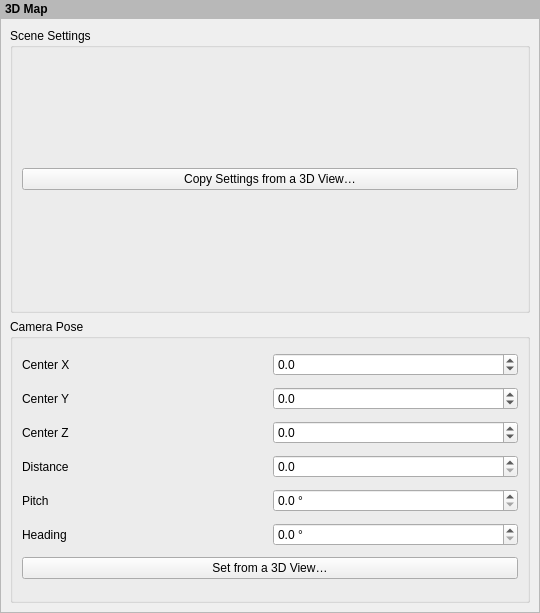
<?xml version="1.0" encoding="UTF-8"?>
<ui version="4.0">
 <class>QgsLayout3DMapWidgetBase</class>
 <widget class="QWidget" name="QgsLayout3DMapWidgetBase">
  <property name="geometry">
   <rect>
    <x>0</x>
    <y>0</y>
    <width>540</width>
    <height>613</height>
   </rect>
  </property>
  <property name="windowTitle">
   <string>3D Map</string>
  </property>
  <layout class="QVBoxLayout" name="verticalLayout_2">
   <property name="spacing">
    <number>0</number>
   </property>
   <property name="leftMargin">
    <number>0</number>
   </property>
   <property name="topMargin">
    <number>0</number>
   </property>
   <property name="rightMargin">
    <number>0</number>
   </property>
   <property name="bottomMargin">
    <number>0</number>
   </property>
   <item>
    <widget class="QLabel" name="mLabel">
     <property name="sizePolicy">
      <sizepolicy hsizetype="Preferred" vsizetype="Maximum">
       <horstretch>0</horstretch>
       <verstretch>0</verstretch>
      </sizepolicy>
     </property>
     <property name="styleSheet">
      <string notr="true">padding: 2px; font-weight: bold; background-color: palette(mid);</string>
     </property>
     <property name="text">
      <string>3D Map</string>
     </property>
    </widget>
   </item>
   <item>
    <widget class="QgsScrollArea" name="scrollArea">
     <property name="widgetResizable">
      <bool>true</bool>
     </property>
     <widget class="QWidget" name="scrollAreaWidgetContents_2">
      <property name="geometry">
       <rect>
        <x>0</x>
        <y>0</y>
        <width>538</width>
        <height>590</height>
       </rect>
      </property>
      <layout class="QVBoxLayout" name="mainLayout">
       <item>
        <widget class="QGroupBox" name="groupBox_3">
         <property name="title">
          <string>Scene Settings</string>
         </property>
         <layout class="QVBoxLayout" name="verticalLayout_5">
          <item>
           <widget class="QPushButton" name="mCopySettingsButton">
            <property name="text">
             <string>Copy Settings from a 3D View…</string>
            </property>
           </widget>
          </item>
         </layout>
        </widget>
       </item>
       <item>
        <widget class="QGroupBox" name="groupBox_4">
         <property name="title">
          <string>Camera Pose</string>
         </property>
         <layout class="QGridLayout" name="gridLayout_3">
          <item row="1" column="1">
           <widget class="QgsDoubleSpinBox" name="mCenterYSpinBox">
            <property name="decimals">
             <number>1</number>
            </property>
            <property name="minimum">
             <double>-9999999.000000000000000</double>
            </property>
            <property name="maximum">
             <double>9999999.000000000000000</double>
            </property>
           </widget>
          </item>
          <item row="0" column="0">
           <widget class="QLabel" name="label">
            <property name="text">
             <string>Center X</string>
            </property>
           </widget>
          </item>
          <item row="3" column="1">
           <widget class="QgsDoubleSpinBox" name="mDistanceToCenterSpinBox">
            <property name="decimals">
             <number>1</number>
            </property>
            <property name="maximum">
             <double>9999999.000000000000000</double>
            </property>
           </widget>
          </item>
          <item row="2" column="0">
           <widget class="QLabel" name="label_4">
            <property name="text">
             <string>Center Z</string>
            </property>
           </widget>
          </item>
          <item row="1" column="0">
           <widget class="QLabel" name="label_3">
            <property name="text">
             <string>Center Y</string>
            </property>
           </widget>
          </item>
          <item row="5" column="1">
           <widget class="QgsDoubleSpinBox" name="mHeadingAngleSpinBox">
            <property name="suffix">
             <string> °</string>
            </property>
            <property name="decimals">
             <number>1</number>
            </property>
            <property name="maximum">
             <double>360.000000000000000</double>
            </property>
           </widget>
          </item>
          <item row="5" column="0">
           <widget class="QLabel" name="label_7">
            <property name="text">
             <string>Heading</string>
            </property>
           </widget>
          </item>
          <item row="4" column="0">
           <widget class="QLabel" name="label_6">
            <property name="text">
             <string>Pitch</string>
            </property>
           </widget>
          </item>
          <item row="4" column="1">
           <widget class="QgsDoubleSpinBox" name="mPitchAngleSpinBox">
            <property name="suffix">
             <string> °</string>
            </property>
            <property name="decimals">
             <number>1</number>
            </property>
            <property name="maximum">
             <double>360.000000000000000</double>
            </property>
           </widget>
          </item>
          <item row="0" column="1">
           <widget class="QgsDoubleSpinBox" name="mCenterXSpinBox">
            <property name="decimals">
             <number>1</number>
            </property>
            <property name="minimum">
             <double>-9999999.000000000000000</double>
            </property>
            <property name="maximum">
             <double>9999999.000000000000000</double>
            </property>
           </widget>
          </item>
          <item row="3" column="0">
           <widget class="QLabel" name="label_5">
            <property name="text">
             <string>Distance</string>
            </property>
           </widget>
          </item>
          <item row="2" column="1">
           <widget class="QgsDoubleSpinBox" name="mCenterZSpinBox">
            <property name="decimals">
             <number>1</number>
            </property>
            <property name="minimum">
             <double>-9999999.000000000000000</double>
            </property>
            <property name="maximum">
             <double>9999999.000000000000000</double>
            </property>
           </widget>
          </item>
          <item row="6" column="0" colspan="2">
           <widget class="QPushButton" name="mPoseFromViewButton">
            <property name="text">
             <string>Set from a 3D View…</string>
            </property>
           </widget>
          </item>
         </layout>
        </widget>
       </item>
      </layout>
     </widget>
    </widget>
   </item>
  </layout>
 </widget>
 <customwidgets>
  <customwidget>
   <class>QgsScrollArea</class>
   <extends>QScrollArea</extends>
   <header>qgsscrollarea.h</header>
   <container>1</container>
  </customwidget>
  <customwidget>
   <class>QgsDoubleSpinBox</class>
   <extends>QDoubleSpinBox</extends>
   <header>qgsdoublespinbox.h</header>
  </customwidget>
 </customwidgets>
 <tabstops>
  <tabstop>scrollArea</tabstop>
  <tabstop>mCopySettingsButton</tabstop>
  <tabstop>mCenterXSpinBox</tabstop>
  <tabstop>mCenterYSpinBox</tabstop>
  <tabstop>mCenterZSpinBox</tabstop>
  <tabstop>mDistanceToCenterSpinBox</tabstop>
  <tabstop>mPitchAngleSpinBox</tabstop>
  <tabstop>mHeadingAngleSpinBox</tabstop>
  <tabstop>mPoseFromViewButton</tabstop>
 </tabstops>
 <resources/>
 <connections/>
</ui>
